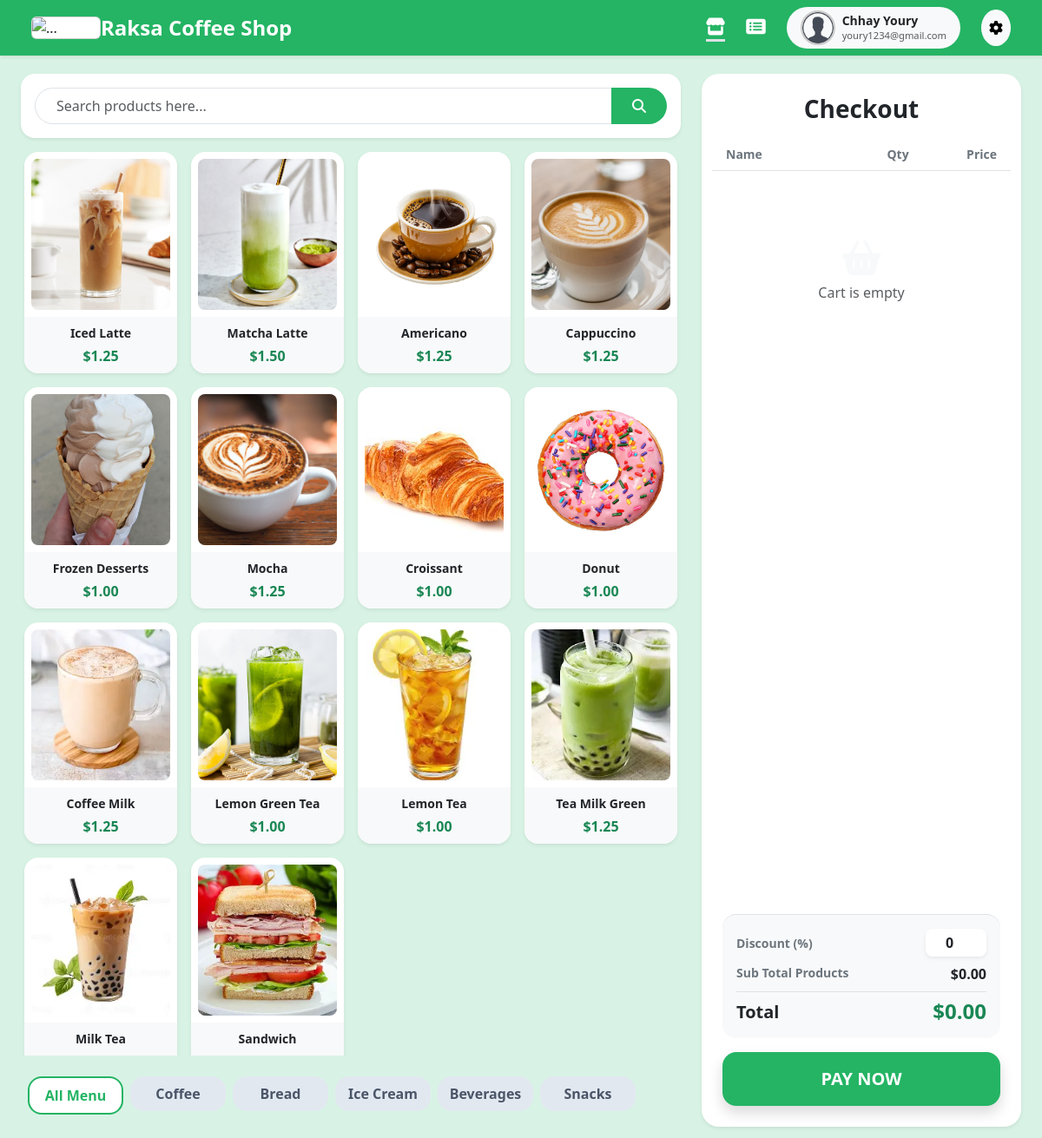
Page /cas_dashboard.php (signed in) on the committed database.
### tables this page shows
CREATE TABLE `users` (
  `user_id` int(11) NOT NULL,
  `username` varchar(50) NOT NULL,
  `email` varchar(255) NOT NULL,
  `image_staff` varchar(255) DEFAULT 'default_profile.png',
  `password_hash` varchar(255) NOT NULL,
  `role` varchar(30) NOT NULL,
  `is_active` tinyint(1) DEFAULT 1,
  `staff_id` int(11) DEFAULT NULL,
  `branch_id` int(11) DEFAULT NULL,
  `verification_code` varchar(6) DEFAULT NULL,
  `code_expires_at` datetime DEFAULT NULL
);

CREATE TABLE `products` (
  `product_id` int(11) NOT NULL,
  `product_name` varchar(150) NOT NULL,
  `base_price` decimal(10,2) NOT NULL,
  `image` varchar(255) DEFAULT NULL,
  `is_available` tinyint(1) DEFAULT 1,
  `category_id` int(11) DEFAULT NULL
);

### cas_dashboard.php (the view, shortened to what this page needs)
<?php
include 'config.php' ;
$category_map = [
    1 => 'coffee',
    2 => 'coffee',
    3 => 'icecream',
    4 => 'bread',
    5 => 'beverages',
    6 => 'snacks',
];
$product_query = mysqli_query($conn, "SELECT * FROM products WHERE is_available = 1 ORDER BY product_id ASC");
?>
<!DOCTYPE html>
<html lang="en">
<head>
    <link href="https://cdn.jsdelivr.net/npm/bootstrap@5.3.0/dist/css/bootstrap.min.css" rel="stylesheet">
    <link rel="stylesheet" href="https://cdnjs.cloudflare.com/ajax/libs/font-awesome/6.4.0/css/all.min.css">
    <link rel="stylesheet" href="css&js/cas_dashboard.css">
</head>
<body>
    <nav class="navbar navbar-dark bg-custom-green shadow-sm fixed-top px-4 py-2">
        <div class="container-fluid d-flex justify-content-between align-items-center">
            <div class="d-flex align-items-center">
                <div class="card" style="width: 5rem;">
                    <img src="logo.png" class="card-img" alt="...">
                </div>
                <h4 class="text-white m-0 fw-bold">Raksa Coffee Shop</h4>
            </div>
            <div class="d-flex align-items-center gap-4">
                <a href="cas_dashboard.php"><i class="fa-solid fa-store text-white fs-5 border-bottom border-3 py-1" title="Shop"></i></a>
                <a href="order_details.php"><i class="fa-solid fa-rectangle-list text-white fs-5" title="Orders"></i></a>
                <?php
                    $current_user_id = $_SESSION['user_id'];
                    $query_profile = mysqli_query($conn, "SELECT username, email, image_staff FROM users WHERE user_id = '$current_user_id'");
                    $admin_info = mysqli_fetch_assoc($query_profile);
                ?>
                <div class="d-flex align-items-center bg-light rounded-pill px-3 py-1">
                    <img src="uploads/<?php echo $admin_info['image_staff']; ?>" alt="Profile" class="rounded-circle me-2" width="40" height="40" style="object-fit: cover; border: 2px solid #ccc;">
                    <div style="line-height: 1;">
                        <small class="d-block fw-bold"><?php echo $admin_info['username']; ?></small>
                        <small class="text-muted" style="font-size: 0.7rem;"><?php echo $admin_info['email']; ?></small>
                    </div>
                </div>
                <div class="dropdown">
                    <button class="btn btn-light rounded-circle py-2 px-2" type="button" data-bs-toggle="dropdown" aria-expanded="false">
                        <i class="fa-solid fa-gear"></i>
                    </button>
                </div>
            </div>
        </div>
    </nav>
    <div class="container-fluid px-4" style="margin-top: 85px;">
        <div class="row">
            <div class="col-lg-8 col-md-7 d-flex flex-column justify-content-between" style="height: calc(100vh - 120px);">
                <div class="bg-white p-3 rounded-4 shadow-sm mb-3">
                    <div class="input-group">
                        <input type="text" id="searchInput" class="form-control border-end-0 rounded-start-pill px-4 py-2" placeholder="Search products here...">
                        <button class="btn btn-success bg-custom-green rounded-end-pill px-4 border-0" type="button">
                            <i class="fa-solid fa-magnifying-glass"></i>
                        </button>
                    </div>
                </div>
                <div class="row row-cols-2 row-cols-md-3 row-cols-xl-4 g-3 flex-grow-1 overflow-y-auto px-1" id="productsGrid">
                    <?php
                        if(mysqli_num_rows($product_query) > 0) {
                            while($p = mysqli_fetch_assoc($product_query)) {
                                $js_category = $category_map[$p['category_id']] ?? 'coffee';
                                $image_src = (!empty($p['image'])) ? "uploads_product/" . $p['image'] : "uploads_product/default_product.png";
                    ?>
                                <div class="col product-item" data-name="<?php echo strtolower(htmlspecialchars($p['product_name'])); ?>" data-category="<?php echo $js_category; ?>">
                                    <div class="card h-30 border-0 shadow-sm rounded-4 overflow-hidden product-card"
                                         onclick="addToCart(<?php echo $p['product_id']; ?>, '<?php echo addslashes($p['product_name']); ?>', <?php echo $p['base_price']; ?>)">
                                        <img src="<?php echo $image_src; ?>" class="card-img-top p-2 rounded-4" alt="product" style="height: 190px; object-fit: cover;">
                                        <div class="card-body text-center p-2 bg-light">
                                            <div class="fw-bold text-dark text-truncate small"><?php echo htmlspecialchars($p['product_name']); ?></div>
                                            <div class="fw-bold text-success mt-1">$<?php echo number_format($p['base_price'], 2); ?></div>
                                        </div>
                                    </div>
                                </div>
                    <?php
                            }
                        } else {
                            echo '<div class="col-12 text-center text-muted py-5">No products available to sell!</div>';
                        }
                    ?>
                </div>
                <div class="d-flex gap-2 overflow-x-auto py-2 px-2 mt-2">
                    <div class="py-2">
                        <button class="btn category-btn rounded-4 py-2 active" onclick="filterCategory('all', this)">All Menu</button>
                    </div>
                    <div class="py-2">
                        <button class="btn category-btn rounded-4 py-2" onclick="filterCategory('coffee', this)">Coffee</button>
                    </div>
                    <div class="py-2">
                        <button class="btn category-btn rounded-4 py-2" onclick="filterCategory('bread', this)">Bread</button>
                    </div>
                    <div class="py-2">
                        <button class="btn category-btn rounded-4 py-2" onclick="filterCategory('icecream', this)">Ice Cream</button>
                    </div>
                    <div class="py-2">
                        <button class="btn category-btn rounded-4 py-2" onclick="filterCategory('beverages', this)">Beverages</button>
                    </div>
                    <div class="py-2">
                        <button class="btn category-btn rounded-4 py-2" onclick="filterCategory('snacks', this)">Snacks</button>
                    </div>
                </div>
            </div>
            <div class="col-lg-4 col-md-5">
                <div class="checkout-panel shadow-sm p-4">
                    <h3 class="text-center fw-bold text-dark mb-4">Checkout</h3>
                    <div class="row text-secondary small fw-bold border-bottom pb-2 mb-2 px-1">
                        <div class="col-6">Name</div>
                        <div class="col-3 text-center">Qty</div>
                        <div class="col-3 text-end">Price</div>
                    </div>
                    <div class="cart-items-container px-1" id="cartContainer">
                        <div class="text-center text-muted py-5 mt-4">
                            <i class="fa-solid fa-basket-shopping fs-1 text-light d-block mb-2"></i>
                            Cart is empty
                        </div>
                    </div>
                    <div class="border-top pt-3 mt-3 bg-light p-3 rounded-4">
                        <div class="d-flex justify-content-between align-items-center mb-2">
                            <span class="text-secondary small fw-bold">Discount (%)</span>
                            <input type="number" id="discountInput" class="form-control text-center fw-bold border-0 shadow-sm" value="0" min="0" max="100" style="width: 70px; height: 32px; border-radius: 8px;" oninput="calculateTotals()">
                        </div>
                        <div class="d-flex justify-content-between mb-2">
                            <span class="text-secondary small fw-bold">Sub Total Products</span>
                            <span class="fw-bold text-dark" id="subtotalOutput">$0.00</span>
                        </div>
                        <div class="d-flex justify-content-between align-items-center border-top pt-2 mt-2">
                            <h5 class="fw-bold text-dark mb-0">Total</h5>
                            <h4 class="fw-bold text-success mb-0" id="totalOutput">$0.00</h4>
                        </div>
                    </div>
                    <button class="btn btn-success bg-custom-green w-100 py-3 rounded-4 border-0 fw-bold fs-5 mt-3 shadow" onclick="processPayment()">
                        PAY NOW
                    </button>
                </div>
            </div>
        </div>
    </div>
</body>
</html>

### css&js/cas_dashboard.css (style rules this page uses)
:root { --main-green: #24b464; --bg-mint: #d8f3e5; }
body { background-color: var(--bg-mint); font-family: 'Segoe UI', Tahoma, Geneva, Verdana, sans-serif; }
.bg-custom-green { background-color: var(--main-green) !important; }
.product-card { cursor: pointer; transition: transform 0.2s, box-shadow 0.2s; border: 1px solid #e2e8f0; }
.category-btn { background-color: #e2e8f0; color: #4a5568; font-weight: bold; border: none; min-width: 110px; }
.category-btn.active { background-color: white !important; color: var(--main-green) !important; border: 2px solid var(--main-green) !important; }
.checkout-panel { background-color: white; border-radius: 20px; height: calc(100vh - 120px); display: flex; flex-direction: column; }
.cart-items-container { flex-grow: 1; overflow-y: auto; }

### rows in the picture
users: image_staff (placeholder picture), username "Chhay Youry", email "youry1234@gmail.com"
products: image (picture), product_name "Iced Latte", base_price "1.25"
products: image (picture), product_name "Matcha Latte", base_price "1.50"
products: image (picture), product_name "Americano", base_price "1.25"
products: image (picture), product_name "Cappuccino", base_price "1.25"
products: image (picture), product_name "Frozen Desserts", base_price "1.00"
products: image (picture), product_name "Mocha", base_price "1.25"
products: image (picture), product_name "Croissant", base_price "1.00"
products: image (picture), product_name "Donut", base_price "1.00"
products: image (picture), product_name "Coffee Milk", base_price "1.25"
products: image (picture), product_name "Lemon Green Tea", base_price "1.00"
products: image (picture), product_name "Lemon Tea", base_price "1.00"
products: image (picture), product_name "Tea Milk Green", base_price "1.25"
products: image (picture), product_name "Milk Tea"
products: image (picture), product_name "Sandwich"
